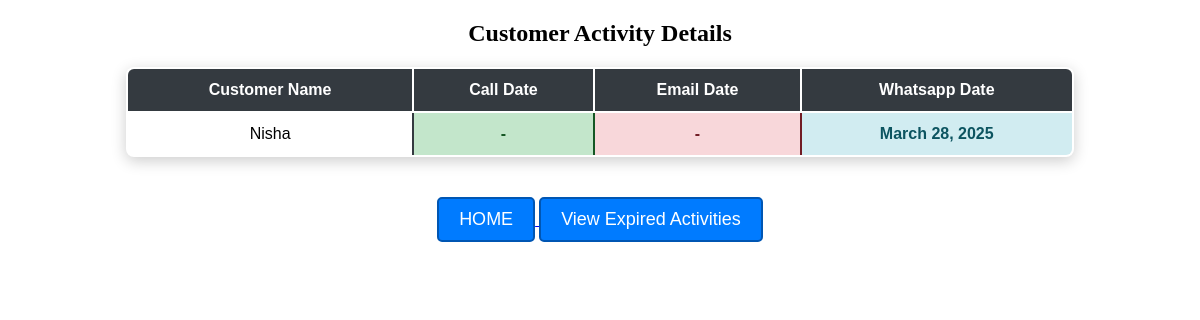
/customer_schedule, run on the app's committed database.
### firstapp/models.py (models this page shows, shortened)
class Customer(models.Model):
    STATUS_CHOICES = [
        ("new", "New"),
        ("Follow_up_1", "Follow Up 1"),
        ("Follow_up_2", "Follow Up 2"),
        ("Follow_up_3", "Follow Up 3"),
        ("not_interested", "Not Interested"),
    ]
    ACTIVITY_CHOICES = [
        ("", "No Activity"),
        ("call", "Call"),
        ("email", "Email"),
        ("whatsapp", "Whatsapp"),
    ]
    name = models.CharField(max_length=255)
    contact = models.CharField(max_length=20)
    email = models.EmailField()
    opportunity = models.CharField(max_length=255)
    status = models.CharField(max_length=20, choices=STATUS_CHOICES, default="new")
    activity = models.CharField(max_length=20, choices=ACTIVITY_CHOICES, blank=True)

class Activity(models.Model):
    ACTIVITY_CHOICES = [
        ("call", "Call"),
        ("email", "Email"),
        ("whatsapp", "WhatsApp"),
    ]
    customer = models.ForeignKey(Customer, on_delete=models.CASCADE, related_name="activities")
    type = models.CharField(max_length=20, choices=ACTIVITY_CHOICES)
    date = models.DateField()
    summary = models.TextField(blank=True, null=True)

### firstapp/views.py (the view)
# urls.py: path("customer_schedule", views.customer_activity_view, name="customer_schedule"),
def customer_activity_view(request):
    customers = Customer.objects.all()
    customer_activities = {}
    today = now().date()
    for customer in customers:
        call_activity = Activity.objects.filter(customer=customer, type="call").order_by("-date").first()
        email_activity = Activity.objects.filter(customer=customer, type="email").order_by("-date").first()
        whatsapp_activity = Activity.objects.filter(customer=customer, type="whatsapp").order_by("-date").first()
        call_date = call_activity.date if call_activity else None
        email_date = email_activity.date if email_activity else None
        whatsapp_date = whatsapp_activity.date if whatsapp_activity else None
        valid_call = call_date if call_date and call_date >= today else None
        valid_email = email_date if email_date and email_date >= today else None
        valid_whatsapp = whatsapp_date if whatsapp_date and whatsapp_date >= today else None
        if valid_call or valid_email or valid_whatsapp:
            customer_activities[customer.id] = {
                "customer": customer,
                "call_date": valid_call,
                "email_date": valid_email,
                "whatsapp_date": valid_whatsapp,
            }
    return render(request, "customer_schedule.html", {"customer_activities": customer_activities})

### firstapp/templates/customer_schedule.html (shortened to what this page needs)
<!DOCTYPE html>
<html>
<head>
</head>
<body>
    <center>
    <h2>Customer Activity Details</h2>
    <table border="3">
        <tr>
            <th>Customer Name</th>
            <th>Call Date</th>
            <th>Email Date</th>
            <th>Whatsapp Date</th>
        </tr>
        {% for customer_id, activity in customer_activities.items %}
            <td>{{ activity.customer.name }}</td>
            <td>{{ activity.call_date|default:"-" }}</td>
            <td>{{ activity.email_date|default:"-" }}</td>
            <td>{{ activity.whatsapp_date|default:"-" }}</td>
        {% empty %}
        <tr>
            <td colspan="4">No customer activities found.</td>
        </tr>
        {% endfor %}
    </table>
    <a href="{% url 'index' %}">
        <button>HOME</button>
    </a>
    <a href="{% url 'expired_activities' %}">
        <button>View Expired Activities</button>
    </a>
    </center>
</body>
</html>

### firstapp/templates/customer_schedule.html (style rules this page uses)
table { width: 80%; border-collapse: collapse; margin: 20px auto; font-family: Arial, sans-serif; font-size: 16px; text-align: center; background-color: #ffffff; border-radius: 8px; overflow: hidden; box-shadow: 0px 4px 15px rgba(0, 0, 0, 0.2); border: 2px solid #343a40; }
th { background-color: #343a40; color: white; padding: 12px; border: 2px solid #ffffff; }
td { padding: 12px; border: 2px solid #343a40; }
tr:nth-child(odd) { background-color: #f2f2f2; }
td:nth-child(2) { background-color: #c3e6cb; color: #155724; font-weight: bold; border: 2px solid #155724; }
td:nth-child(3) { background-color: #f8d7da; color: #721c24; font-weight: bold; border: 2px solid #721c24; }
td:nth-child(4) { background-color: #d1ecf1; color: #0c5460; font-weight: bold; border: 2px solid #0c5460; }
button { background-color: #007bff; color: white; font-size: 18px; padding: 10px 20px; border: none; border-radius: 5px; cursor: pointer; margin-top: 20px; display: inline-block; text-decoration: none; border: 2px solid #0056b3; }

### data on the page
Customer: customer.name "Nisha", call_date "-", email_date "-", whatsapp_date "March 28, 2025"
